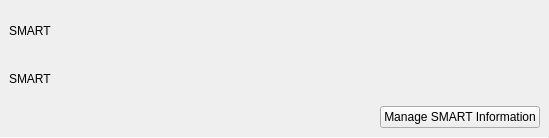
<?xml version="1.0" encoding="UTF-8"?>
<ui version="4.0">
 <class>SmartDiskPane</class>
 <widget class="QWidget" name="SmartDiskPane">
  <property name="geometry">
   <rect>
    <x>0</x>
    <y>0</y>
    <width>549</width>
    <height>138</height>
   </rect>
  </property>
  <property name="windowTitle">
   <string notr="true">Form</string>
  </property>
  <layout class="QVBoxLayout" name="verticalLayout_2">
   <property name="spacing">
    <number>0</number>
   </property>
   <property name="leftMargin">
    <number>0</number>
   </property>
   <property name="topMargin">
    <number>0</number>
   </property>
   <property name="rightMargin">
    <number>0</number>
   </property>
   <property name="bottomMargin">
    <number>0</number>
   </property>
   <item>
    <layout class="QVBoxLayout" name="verticalLayout">
     <property name="spacing">
      <number>6</number>
     </property>
     <property name="leftMargin">
      <number>9</number>
     </property>
     <property name="topMargin">
      <number>9</number>
     </property>
     <property name="rightMargin">
      <number>9</number>
     </property>
     <property name="bottomMargin">
      <number>9</number>
     </property>
     <item>
      <widget class="tSubtitleLabel" name="subtitleLabel">
       <property name="text">
        <string comment="ATA Disk acronym">SMART</string>
       </property>
      </widget>
     </item>
     <item>
      <widget class="QLabel" name="smartDescription">
       <property name="text">
        <string notr="true">SMART</string>
       </property>
      </widget>
     </item>
     <item>
      <layout class="QHBoxLayout" name="horizontalLayout">
       <item>
        <spacer name="horizontalSpacer">
         <property name="orientation">
          <enum>Qt::Horizontal</enum>
         </property>
         <property name="sizeHint" stdset="0">
          <size>
           <width>40</width>
           <height>20</height>
          </size>
         </property>
        </spacer>
       </item>
       <item>
        <widget class="QPushButton" name="manageSmartButton">
         <property name="text">
          <string>Manage SMART Information</string>
         </property>
        </widget>
       </item>
      </layout>
     </item>
    </layout>
   </item>
   <item>
    <widget class="Line" name="singlePixelHorizontalLine">
     <property name="maximumSize">
      <size>
       <width>16777215</width>
       <height>1</height>
      </size>
     </property>
     <property name="orientation">
      <enum>Qt::Horizontal</enum>
     </property>
    </widget>
   </item>
  </layout>
 </widget>
 <customwidgets>
  <customwidget>
   <class>tSubtitleLabel</class>
   <extends>QLabel</extends>
   <header location="global">tsubtitlelabel.h</header>
  </customwidget>
 </customwidgets>
 <resources/>
 <connections/>
</ui>
